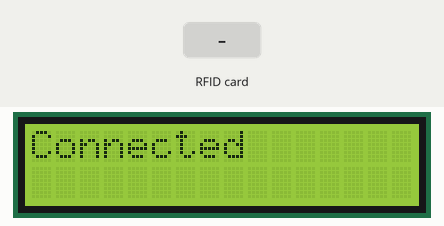
Recording of a sketch running on a simulated ESP8266 (NodeMCU). Parts: 16×2 character LCD. The inputs (shaded band) are chosen by the test bench. WiFi joins after 1.5 s; servers stay silent unless stated; what the sketch prints to the serial monitor is not drawn.

Above: at 6.4 s.
At 9.5 s:
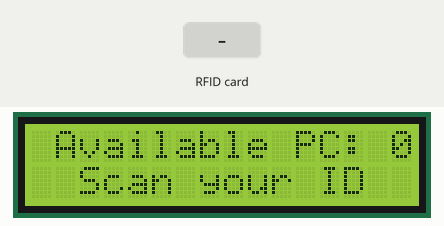
9.6 s: RFID card 5E 7A 19 C4 held to the reader
At 11.2 s:
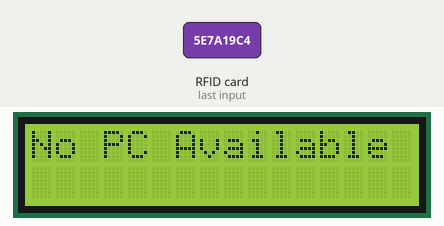
Timing chart, 0 to 12.7 s (numbered marks = the images above; inputs shaded):
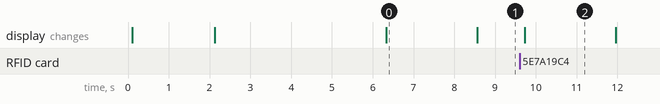

Measured:
- after the input at 9.6 s, the display: changes after 0.12 s (image 2)
- what the display in image 0 shows lasts 2.3 s, from 6.3 s to 8.6 s

The sketch:

PC_AVAILABILITY.ino
```cpp
#include <Arduino.h>
#include <ESP8266WiFi.h>
#include <SPI.h>
#include <MFRC522.h>
#include <HTTPSRedirect.h>
#include <Wire.h>
#include <LiquidCrystal_I2C.h>
#include <ArduinoJson.h>

LiquidCrystal_I2C lcd(0x27, 16, 2);

//---------------------------------------------------------------------------------------------------------
// Enter Google Script Deployment ID:
const char *GScriptId = "AKfycbxU4B_Au1GGjiIX7rIODEXlPPED5taAdBf75PPRrp3P8q2wqLzpPKR0N1EImQ1MY7og";
//---------------------------------------------------------------------------------------------------------
// Enter network credentials:
const char* ssid     = "TP-Link_2.4G";
const char* password = "Kamanamin42069!";
//---------------------------------------------------------------------------------------------------------
// Google Sheets setup (do not edit)
const char* host        = "script.google.com";
const int   httpsPort   = 443;
const char* fingerprint = "";
String url = String("/macros/s/") + GScriptId + "/exec";
HTTPSRedirect* client = nullptr;
//------------------------------------------------------------
#define RST_PIN  0  // D3
#define SS_PIN   2  // D4
#define BUZZER   4  // D2
//------------------------------------------------------------
MFRC522 mfrc522(SS_PIN, RST_PIN);  // RFID module initialization
//------------------------------------------------------------

/****************************************************************************************************
 * setup Function
****************************************************************************************************/
void setup() {
    Serial.begin(9600);
    delay(10);
    Serial.println('\n');

    SPI.begin();

    // Initialize LCD screen
    lcd.init();
    lcd.backlight();
    lcd.clear();
    lcd.setCursor(0,0);
    lcd.print("Connecting to");
    lcd.setCursor(0,1);
    lcd.print("WiFi...");

    // Connect to WiFi
    WiFi.begin(ssid, password);
    Serial.print("Connecting to ");
    Serial.print(ssid); Serial.println(" ...");

    while (WiFi.status() != WL_CONNECTED) {
        delay(1000);
        Serial.print(".");
    }
    Serial.println('\n');
    Serial.println("WiFi Connected!");
    Serial.println(WiFi.localIP());

    // Use HTTPSRedirect class to create a new TLS connection
    client = new HTTPSRedirect(httpsPort);
    client->setInsecure();
    client->setPrintResponseBody(true);
    client->setContentTypeHeader("application/json");

    lcd.clear();
    lcd.setCursor(0,0);
    lcd.print("Connecting to");
    lcd.setCursor(0,1);
    lcd.print("Google ");
    delay(4000);

    Serial.print("Connecting to ");
    Serial.println(host);

    // Try to connect for a maximum of 5 times
    bool flag = false;
    for(int i=0; i<5; i++){
        int retval = client->connect(host, httpsPort);
        if (retval == 1){
            flag = true;
            String msg = "Connected";
            Serial.println(msg);
            lcd.clear();
            lcd.setCursor(0,0);
            lcd.print(msg);
            delay(2000);
            break;
        } else {
            Serial.println("Connection failed. Retrying...");
        }
    }
    if (!flag){
        lcd.clear();
        lcd.setCursor(0,0);
        lcd.print("Connection fail");
        Serial.print("Could not connect to server: ");
        Serial.println(host);
        delay(5000);
        return;
    }
    delete client;    // delete HTTPSRedirect object
    client = nullptr; // delete HTTPSRedirect object
}

/****************************************************************************************************
 * loop Function
****************************************************************************************************/
void loop() {
    static bool flag = false;
    if (!flag){
        client = new HTTPSRedirect(httpsPort);
        client->setInsecure();
        flag = true;
        client->setPrintResponseBody(true);
        client->setContentTypeHeader("application/json");
    }
    if (client != nullptr){
        if (!client->connected()){
            int retval = client->connect(host, httpsPort);
            if (retval != 1){
                Serial.println("Disconnected. Retrying...");
                lcd.clear();
                lcd.setCursor(0,0);
                lcd.print("Disconnected.");
                lcd.setCursor(0,1);
                lcd.print("Retrying...");
                return;
            }
        }
    } else {
        Serial.println("Error creating client object!");
    }

    // Fetch available PCs before scanning for RFID
    String payload_fetch = "{\"command\": \"get_data\", \"sheet_name\": \"Sheet1\"}";
    client->POST(url, host, payload_fetch);

    String sheetData = client->getResponseBody();  // Parse response from Google Sheets
    int availablePCs = parseAvailablePCs(sheetData);  // Count available PCs

    lcd.clear();
    lcd.setCursor(0, 0);
    lcd.print(" Available PC: ");
    lcd.print(availablePCs);
    lcd.setCursor(0, 1);
    lcd.print("  Scan your ID");

    /* Initialize MFRC522 Module */
    mfrc522.PCD_Init();
    /* Look for new cards */
    if (!mfrc522.PICC_IsNewCardPresent()) { return; }
    /* Select one of the cards */
    if (!mfrc522.PICC_ReadCardSerial()) { return; }

    // Convert UID to String
    String uidString = "";
    for (byte i = 0; i < mfrc522.uid.size; i++) {
        uidString += String(mfrc522.uid.uidByte[i], HEX);
    }
    Serial.println("Card UID: " + uidString);

    // Check if the card is already registered with a PC
    lcd.clear();
    lcd.setCursor(0, 0);
    lcd.print("Checking...");

    // Payload for checking PC status for UID
    String payload_check = "{\"command\": \"check_uid\", \"sheet_name\": \"Sheet1\", \"uid\": \"" + uidString + "\"}";
    client->POST(url, host, payload_check);
    String checkResponse = client->getResponseBody();
    Serial.println("UID Check Response: " + checkResponse);

    DynamicJsonDocument checkDoc(512);
    deserializeJson(checkDoc, checkResponse);

    bool isReserved = checkDoc["isReserved"];
    String pcNumber = checkDoc["pcNumber"].as<String>();

    if (isReserved) {
        // Release the PC if already reserved by this UID
        String payload_update = "{\"command\": \"update_row\", \"sheet_name\": \"Sheet1\", \"uid\": \"" + uidString + "\", \"status\": \"Available\"}";
        client->POST(url, host, payload_update);
        String releaseResponse = client->getResponseBody();
        Serial.println("Release Response: " + releaseResponse);

        lcd.clear();
        lcd.setCursor(0, 0);
        lcd.print("Logged Out on:");
        lcd.setCursor(0,1);
        lcd.print(pcNumber);
        delay(2000);
        lcd.clear();
        lcd.setCursor(0, 0);
        lcd.print(pcNumber);
        lcd.print(" is now");
        lcd.setCursor(0,1);
        lcd.print("available.");
        delay(2000);

    } else {
        // Reserve a PC for this UID
        String payload_reserve = "{\"command\": \"reserve_pc\", \"sheet_name\": \"Sheet1\", \"uid\": \"" + uidString + "\"}";
        client->POST(url, host, payload_reserve);
        String reserveResponse = client->getResponseBody();
        Serial.println("Reserve Response: " + reserveResponse);

        DynamicJsonDocument reserveDoc(512);
        deserializeJson(reserveDoc, reserveResponse);

        if (reserveDoc["status"] == "success") {
            lcd.clear();
            lcd.setCursor(0, 0);
            lcd.print("Reserved PC: ");
            lcd.setCursor(0, 1);
            lcd.print(reserveDoc["pcNumber"].as<String>());
            delay(2000);
        } else {
            lcd.clear();
            lcd.setCursor(0, 0);
            lcd.print("No PC Available");
            delay(2000);
        }
    }
}

/****************************************************************************************************
 * parseAvailablePCs() function
 * Parses Google Sheets data and returns the count of available PCs
****************************************************************************************************/
int parseAvailablePCs(String sheetData) {
    int availablePCs = 0;

    // Deserialize the JSON data
    DynamicJsonDocument doc(1024);
    DeserializationError error = deserializeJson(doc, sheetData);

    if (error) {
        Serial.print(F("deserializeJson() failed: "));
        Serial.println(error.f_str());
        return 0;
    }

    // Access the PCs array
    JsonArray PCs = doc["PCs"].as<JsonArray>();

    for (JsonObject pc : PCs) {
        if (strcmp(pc["status"], "Available") == 0) {
            availablePCs++;
        }
    }

    return availablePCs;
}
```
